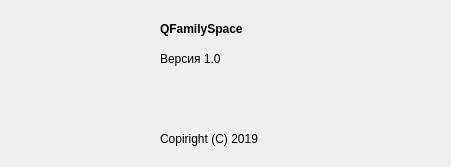
<?xml version="1.0" encoding="UTF-8"?>
<ui version="4.0">
 <class>AboutDialog</class>
 <widget class="QDialog" name="AboutDialog">
  <property name="geometry">
   <rect>
    <x>0</x>
    <y>0</y>
    <width>451</width>
    <height>167</height>
   </rect>
  </property>
  <property name="windowTitle">
   <string>О программе</string>
  </property>
  <widget class="QLabel" name="label">
   <property name="geometry">
    <rect>
     <x>160</x>
     <y>20</y>
     <width>221</width>
     <height>17</height>
    </rect>
   </property>
   <property name="font">
    <font>
     <weight>75</weight>
     <bold>true</bold>
    </font>
   </property>
   <property name="text">
    <string>QFamilySpace</string>
   </property>
  </widget>
  <widget class="QLabel" name="label_version">
   <property name="geometry">
    <rect>
     <x>160</x>
     <y>50</y>
     <width>211</width>
     <height>17</height>
    </rect>
   </property>
   <property name="text">
    <string>Версия 1.0</string>
   </property>
  </widget>
  <widget class="QLabel" name="label_copiright">
   <property name="geometry">
    <rect>
     <x>160</x>
     <y>130</y>
     <width>211</width>
     <height>17</height>
    </rect>
   </property>
   <property name="text">
    <string>Copiright (C) 2019</string>
   </property>
  </widget>
  <widget class="QWidget" name="widget_logo" native="true">
   <property name="geometry">
    <rect>
     <x>10</x>
     <y>10</y>
     <width>141</width>
     <height>141</height>
    </rect>
   </property>
   <layout class="QHBoxLayout" name="horizontalLayout">
    <item>
     <layout class="QVBoxLayout" name="verticalLayout_logo">
      <item>
       <widget class="QLabel" name="label_logo">
        <property name="text">
         <string/>
        </property>
        <property name="pixmap">
         <pixmap>../../../../../../../Users/a.likhobabin/.designer/backup/logo.png</pixmap>
        </property>
        <property name="scaledContents">
         <bool>true</bool>
        </property>
       </widget>
      </item>
     </layout>
    </item>
   </layout>
  </widget>
 </widget>
 <resources/>
 <connections/>
</ui>
